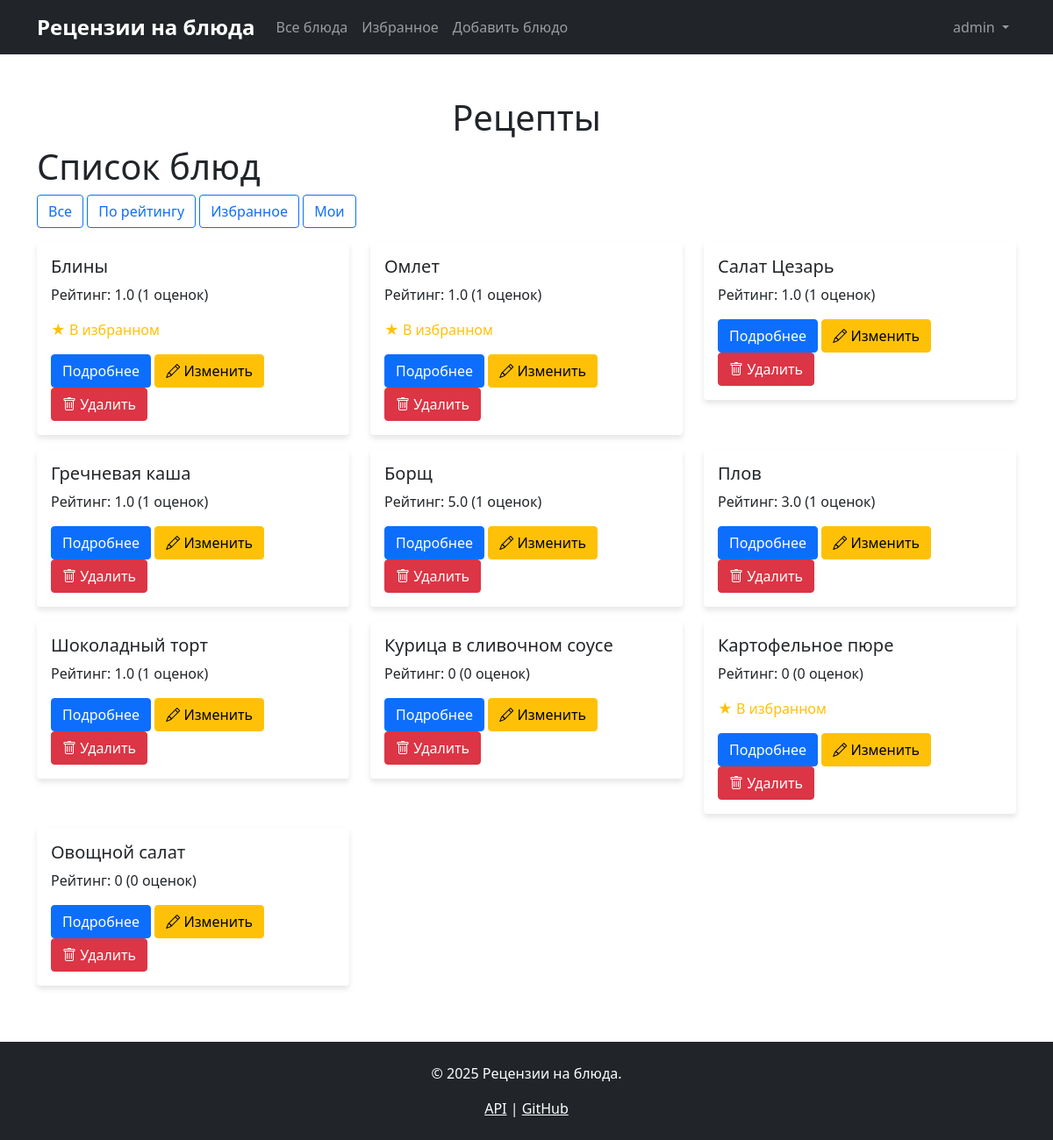
The app's page /dishes (signed in) with its own data.
### data/users.py (models this page shows, shortened)
class User(SqlAlchemyBase, UserMixin, SerializerMixin):
    __tablename__ = 'users'
    id = sqlalchemy.Column(sqlalchemy.Integer,
                           primary_key=True, autoincrement=True)
    login = sqlalchemy.Column(sqlalchemy.String,
                              index=True, unique=True, nullable=True)
    hashed_password = sqlalchemy.Column(sqlalchemy.String, nullable=True)
    ratings = orm.relationship("DishRating", back_populates='user')
    favourites = orm.relationship("Favourite", back_populates='user')

### data/dishes.py (models this page shows, shortened)
class Dish(SqlAlchemyBase, SerializerMixin):
    __tablename__ = 'dishes'
    id = sqlalchemy.Column(sqlalchemy.Integer,
                           primary_key=True, autoincrement=True)
    name = sqlalchemy.Column(sqlalchemy.String, nullable=True, unique=True)
    ingredients = sqlalchemy.Column(sqlalchemy.Text, nullable=True)
    url = sqlalchemy.Column(sqlalchemy.String, nullable=True)
    author_id = sqlalchemy.Column(sqlalchemy.Integer,
                                  sqlalchemy.ForeignKey("users.id"),
                                  nullable=True)
    ratings = orm.relationship("DishRating", back_populates='dish')
    favourites = orm.relationship("Favourite", back_populates='dish')
    author = orm.relationship('User', backref='created_dishes')

### blueprints/dishes.py (the view, shortened to what this page needs)
@dishes_bp.route('/dishes', methods=['GET'])
@login_required
def dishes_list():
    sort_by = request.args.get('sort', 'default')
    session = db_session.create_session()
    if sort_by == 'rating':
        dishes_query = session.query(DishWithRating).order_by(
            desc(DishWithRating.average_rating)
        ).all()
    else:
        dishes_query = session.query(DishWithRating).all()
    dishes = []
    for dish_view in dishes_query:
        dish_full = session.query(Dish).filter(Dish.id == dish_view.id).first()
        can_edit = False
        if dish_full.author_id == current_user.id or current_user.id == 1:
            can_edit = True
        dish_info = {
            'id': dish_view.id,
            'name': dish_view.name,
            'ingredients': dish_view.ingredients,
            'url': dish_view.url,
            'average_rating': dish_view.average_rating,
            'rating_count': dish_view.rating_count,
            'is_favourite': False,
            'user_rating': None,
            'can_edit': can_edit
        }
        favourite = session.query(Favourite).filter(
            Favourite.user_id == current_user.id,
            Favourite.dishes_id == dish_view.id
        ).first()
        dish_info['is_favourite'] = favourite is not None
        user_rating = session.query(DishRating).filter(
            DishRating.user_id == current_user.id,
            DishRating.dish_id == dish_view.id
        ).first()
        dish_info['user_rating'] = user_rating.rating if user_rating else None
        dishes.append(dish_info)
    session.close()
    return render_template('dishes.html',
                           title='Список блюд',
                           dishes=dishes,
                           current_sort=sort_by,
                           get_navbar=get_navbar(),
                           get_footer=get_footer())

### app.py (called while the page is built)
def get_footer():
    return '''<footer class="bg-dark text-white py-4 mt-5">
        <div class="container text-center">
            <p>&copy; 2025 Рецензии на блюда.</p>
            <p class="mb-0">
                <a href="/api/dishes" class="text-white">API</a> |
                <a href="https://github.com" class="text-white">GitHub</a>
            </p>
        </div>
    </footer>'''

@login_manager.user_loader
def load_user(user_id):
    session = db_session.create_session()
    return session.query(User).get(int(user_id))

### blueprints/dishes.py (called while the page is built)
def get_navbar():
    from app import get_navbar as app_get_navbar
    return app_get_navbar()

def get_footer():
    from app import get_footer as app_get_footer
    return app_get_footer()

### data/db_session.py (called while the page is built)
def create_session() -> Session:
    global __factory
    return __factory()

### templates/dishes.html (shortened to what this page needs)
{% extends "base.html" %}
{% block content %}
<h1>Список блюд</h1>
<div class="mb-3">
    <a href="{{ url_for('dishes.dishes_list') }}" class="btn btn-outline-primary">Все</a>
    <a href="{{ url_for('dishes.dishes_list', sort='rating') }}" class="btn btn-outline-primary">По рейтингу</a>
    <a href="{{ url_for('dishes.dishes_list', sort='favourites') }}" class="btn btn-outline-primary">Избранное</a>
    <a href="{{ url_for('dishes.dishes_list', sort='my_dishes') }}" class="btn btn-outline-primary">Мои</a>
</div>
<div class="row">
    {% for dish in dishes %}
    <div class="col-md-4 mb-3">
        <div class="card">
            <div class="card-body">
                <h5>{{ dish.name }}</h5>
                <p>Рейтинг: {{ dish.average_rating }} ({{ dish.rating_count }} оценок)</p>
                {% if dish.is_favourite %}
                <p class="text-warning">★ В избранном</p>
                {% endif %}
                <a href="{{ url_for('dishes.dish_detail', dish_id=dish.id) }}" class="btn btn-primary">Подробнее</a>
                {% if dish.can_edit %}
                <a href="{{ url_for('dishes.edit_dish', dish_id=dish.id) }}"
                               class="btn btn-warning">
                                <i class="bi bi-pencil"></i> Изменить
                            </a>
                <form action="{{ url_for('dishes.delete_dish', dish_id=dish.id) }}"
                                  method="POST"
                                  class="d-inline"
                                  onsubmit="return confirm('Вы уверены, что хотите удалить эту работу?');">
                                <button type="submit" class="btn btn-danger">
                                    <i class="bi bi-trash"></i> Удалить
                                </button>
                </form>
                {% else %}
                <span class="text-muted">Нет прав</span>
                {% endif %}
            </div>
        </div>
    </div>
    {% endfor %}
</div>
{% endblock %}

### templates/base.html (shortened to what this page needs)
<!DOCTYPE html>
<html>
<head>
    <link href="https://cdn.jsdelivr.net/npm/bootstrap@5.1.3/dist/css/bootstrap.min.css" rel="stylesheet">
    <link rel="stylesheet" href="https://cdn.jsdelivr.net/npm/bootstrap-icons@1.10.0/font/bootstrap-icons.css">
    <link rel="stylesheet" href="{{url_for('static', filename='css/style.css')}}">
</head>
<body>
    {{ get_navbar|safe }}
    <div class="container text-center mt-5">
        <h1>Рецепты</h1>
    </div>
    <main role="main" class="container">
      {% block content %}{% endblock %}
    </main>
    {{ get_footer|safe }}
</body>
</html>

### static/css/style.css (style rules this page uses)
.navbar-brand { font-weight: bold; font-size: 1.5rem; }
.card { box-shadow: 0 4px 6px rgba(0, 0, 0, 0.1); border: none; }

### records on screen
User: login "Рецензии на блюда Все блюда Избранное Добавить блюдо admin"
Dish: name "Блины", average_rating "1.0", rating_count "1", shows "★ В избранном"
Dish: name "Омлет", average_rating "1.0", rating_count "1", shows "★ В избранном"
Dish: name "Салат Цезарь", average_rating "1.0", rating_count "1"
Dish: name "Гречневая каша", average_rating "1.0", rating_count "1"
Dish: name "Борщ", average_rating "5.0", rating_count "1"
Dish: name "Плов", average_rating "3.0", rating_count "1"
Dish: name "Шоколадный торт", average_rating "1.0", rating_count "1"
Dish: name "Курица в сливочном соусе", average_rating "0", rating_count "0"
Dish: name "Картофельное пюре", average_rating "0", rating_count "0", shows "★ В избранном"
Dish: name "Овощной салат", average_rating "0", rating_count "0"

### other values on screen
{{ get_footer|safe }} "© 2025 Рецензии на блюда. API | GitHub"
